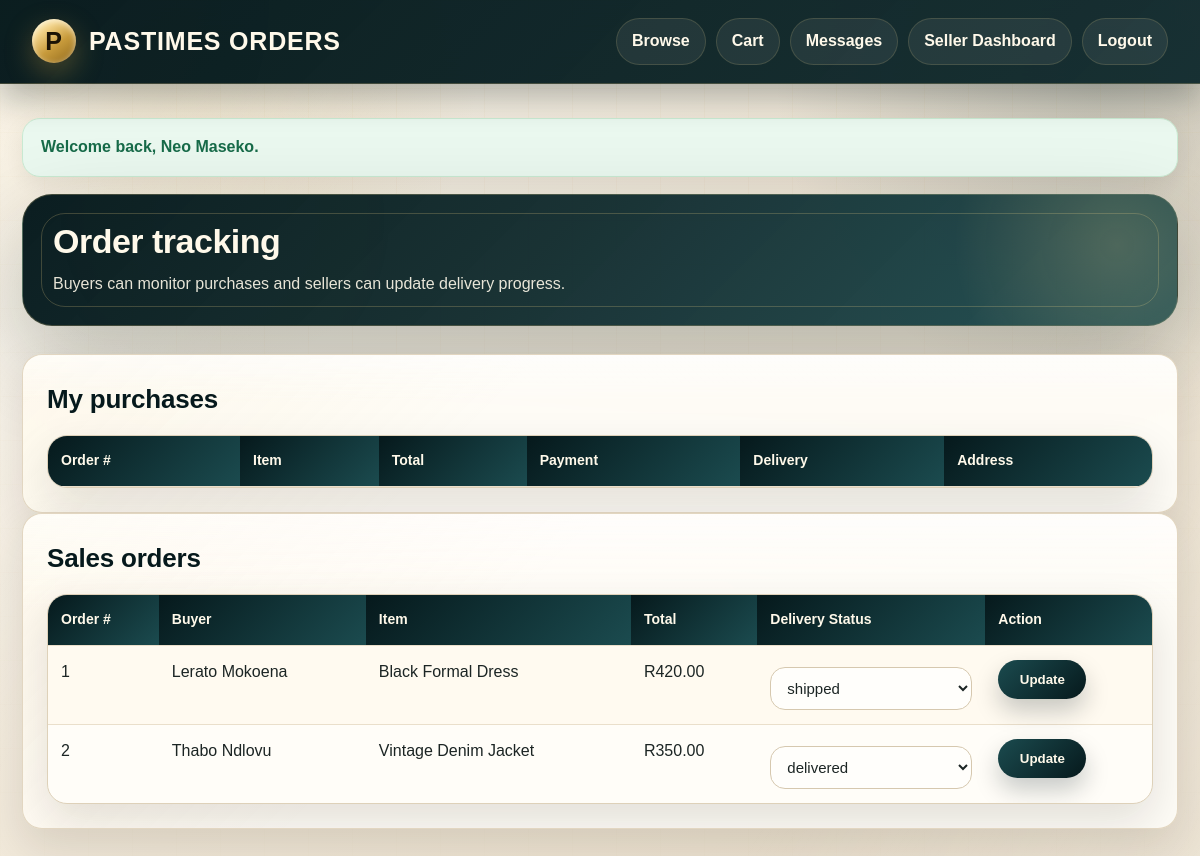
Page /orders.php (signed in) on the committed database.
### tables this page shows
CREATE TABLE tblOrder (
    order_id INT AUTO_INCREMENT PRIMARY KEY,
    buyer_id INT NOT NULL,
    clothes_id INT NOT NULL,
    quantity INT NOT NULL DEFAULT 1,
    total_amount DECIMAL(10,2) NOT NULL,
    payment_status ENUM('pending','paid','failed') NOT NULL DEFAULT 'pending',
    delivery_status ENUM('processing','packed','shipped','delivered') NOT NULL DEFAULT 'processing',
    delivery_address_id INT NULL,
    notes VARCHAR(255),
    order_date TIMESTAMP DEFAULT CURRENT_TIMESTAMP,
    CONSTRAINT fk_order_user FOREIGN KEY (buyer_id) REFERENCES tblUser(user_id)
        ON UPDATE CASCADE ON DELETE CASCADE,
    CONSTRAINT fk_order_clothes FOREIGN KEY (clothes_id) REFERENCES tblClothes(clothes_id)
        ON UPDATE CASCADE ON DELETE CASCADE,
    CONSTRAINT fk_order_address FOREIGN KEY (delivery_address_id) REFERENCES tblAddress(address_id)
        ON UPDATE CASCADE ON DELETE SET NULL
);

CREATE TABLE tblUser (
    user_id INT AUTO_INCREMENT PRIMARY KEY,
    full_name VARCHAR(100) NOT NULL,
    username VARCHAR(50) NOT NULL UNIQUE,
    email VARCHAR(100) NOT NULL UNIQUE,
    phone VARCHAR(20) NOT NULL,
    password_hash VARCHAR(255) NOT NULL,
    role ENUM('customer','seller') NOT NULL DEFAULT 'customer',
    status ENUM('pending','verified','rejected') NOT NULL DEFAULT 'verified',
    created_at TIMESTAMP DEFAULT CURRENT_TIMESTAMP
);

CREATE TABLE tblClothes (
    clothes_id INT AUTO_INCREMENT PRIMARY KEY,
    seller_id INT NOT NULL,
    title VARCHAR(120) NOT NULL,
    category VARCHAR(60) NOT NULL,
    brand VARCHAR(80),
    size VARCHAR(20) NOT NULL,
    item_condition VARCHAR(40) NOT NULL,
    description TEXT,
    price DECIMAL(10,2) NOT NULL,
    image_path VARCHAR(255),
    status ENUM('pending','approved','sold','hidden','rejected') NOT NULL DEFAULT 'pending',
    created_at TIMESTAMP DEFAULT CURRENT_TIMESTAMP,
    CONSTRAINT fk_clothes_user FOREIGN KEY (seller_id) REFERENCES tblUser(user_id)
        ON UPDATE CASCADE ON DELETE CASCADE
);

### orders.php (the view, shortened to what this page needs)
<?php
include 'helpers.php';
include 'DBConn.php';
$user = getCurrentUser($conn);
$sales = null;
if ($user['role'] === 'seller') {
    $salesStmt = $conn->prepare('SELECT o.*, c.title, u.full_name AS buyer_name FROM tblOrder o JOIN tblClothes c ON o.clothes_id = c.clothes_id JOIN tblUser u ON o.buyer_id = u.user_id WHERE c.seller_id = ? ORDER BY o.order_date DESC');
    $salesStmt->bind_param('i', $user['user_id']);
    $salesStmt->execute();
    $sales = $salesStmt->get_result();
}
?>
<!DOCTYPE html>
<html>
<head>
    <link rel="stylesheet" href="assets/style.css">
</head>
<body>
<div class="navbar">
    <div class="brand">Pastimes Orders</div>
    <div class="navlinks">
        <a href="dashboard.php">Browse</a>
        <a href="cart.php">Cart</a>
        <a href="messages.php">Messages</a>
        <?php if ($user['role'] === 'seller'): ?><a href="seller_dashboard.php">Seller Dashboard</a><?php endif; ?>
        <a href="logout.php">Logout</a>
    </div>
</div>
<div class="container">
    <div class="hero small-hero">
        <h1>Order tracking</h1>
        <p>Buyers can monitor purchases and sellers can update delivery progress.</p>
    </div>
    <div class="card">
        <h2>My purchases</h2>
        <table>
            <tr>
                <th>Order #</th>
                <th>Item</th>
                <th>Total</th>
                <th>Payment</th>
                <th>Delivery</th>
                <th>Address</th>
            </tr>
        </table>
    </div>
    <?php if ($user['role'] === 'seller' && $sales): ?>
        <div class="card">
            <h2>Sales orders</h2>
            <table>
                <tr>
                    <th>Order #</th>
                    <th>Buyer</th>
                    <th>Item</th>
                    <th>Total</th>
                    <th>Delivery Status</th>
                    <th>Action</th>
                </tr>
                <?php while ($sale = $sales->fetch_assoc()): ?>
                    <tr>
                        <form method="post">
                            <td><?= (int)$sale['order_id'] ?><input type="hidden" name="order_id" value="<?= (int)$sale['order_id'] ?>"></td>
                            <td><?= esc($sale['buyer_name']) ?></td>
                            <td><?= esc($sale['title']) ?></td>
                            <td><?= formatPrice($sale['total_amount']) ?></td>
                            <td>
                                <select name="delivery_status">
                                    <option value="shipped" <?= $sale['delivery_status'] === 'shipped' ? 'selected' : '' ?>>shipped</option>
                                    <option value="delivered" <?= $sale['delivery_status'] === 'delivered' ? 'selected' : '' ?>>delivered</option>
                                </select>
                            </td>
                            <td>
                                <button class="btn secondary" type="submit" name="update_delivery" value="1">Update</button>
                            </td>
                        </form>
                    </tr>
                <?php endwhile; ?>
            </table>
        </div>
    <?php endif; ?>
</div>
</body>
</html>

### rows in the picture
tblorder: order_id "1", buyer.full_name "Lerato Mokoena", clothes.title "Black Formal Dress", total_amount "R420.00", delivery_status "shipped"
tblorder: order_id "2", buyer.full_name "Thabo Ndlovu", clothes.title "Vintage Denim Jacket", total_amount "R350.00", delivery_status "delivered"

### other values in the picture
$flash['message'] "Welcome back, Neo Maseko."
